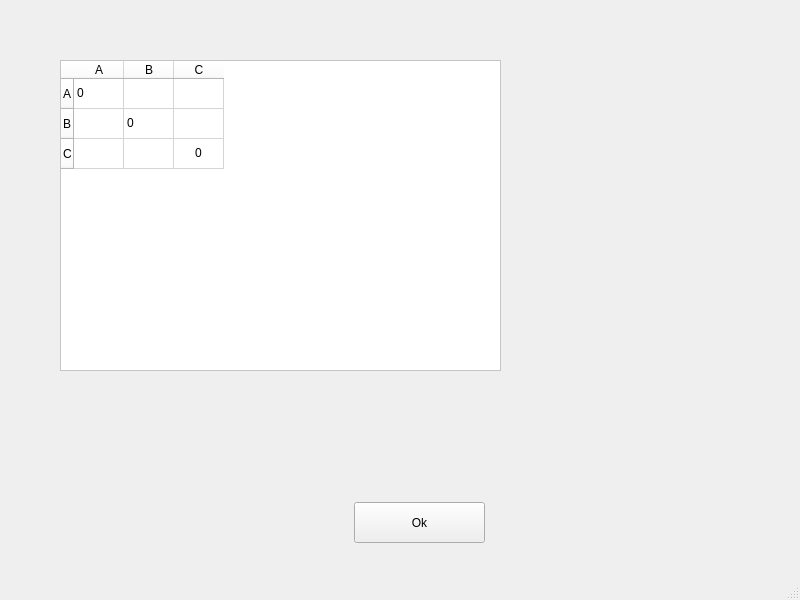
<?xml version="1.0" encoding="UTF-8"?>
<ui version="4.0">
 <class>MainWindow</class>
 <widget class="QMainWindow" name="MainWindow">
  <property name="geometry">
   <rect>
    <x>0</x>
    <y>0</y>
    <width>800</width>
    <height>600</height>
   </rect>
  </property>
  <property name="windowTitle">
   <string>MainWindow</string>
  </property>
  <widget class="QWidget" name="centralwidget">
   <widget class="QTableWidget" name="tableWidget">
    <property name="geometry">
     <rect>
      <x>60</x>
      <y>60</y>
      <width>441</width>
      <height>311</height>
     </rect>
    </property>
    <property name="styleSheet">
     <string notr="true">background-color: rgb(255, 255, 255);</string>
    </property>
    <attribute name="horizontalHeaderDefaultSectionSize">
     <number>50</number>
    </attribute>
    <row>
     <property name="text">
      <string>A</string>
     </property>
    </row>
    <row>
     <property name="text">
      <string>B</string>
     </property>
    </row>
    <row>
     <property name="text">
      <string>C</string>
     </property>
    </row>
    <column>
     <property name="text">
      <string>A</string>
     </property>
    </column>
    <column>
     <property name="text">
      <string>B</string>
     </property>
    </column>
    <column>
     <property name="text">
      <string>C</string>
     </property>
    </column>
    <item row="0" column="0">
     <property name="text">
      <string>0</string>
     </property>
    </item>
    <item row="1" column="1">
     <property name="text">
      <string>0</string>
     </property>
    </item>
    <item row="2" column="2">
     <property name="text">
      <string>0</string>
     </property>
     <property name="textAlignment">
      <set>AlignCenter</set>
     </property>
    </item>
   </widget>
   <widget class="QPushButton" name="makeGraphBtn">
    <property name="geometry">
     <rect>
      <x>354</x>
      <y>502</y>
      <width>131</width>
      <height>41</height>
     </rect>
    </property>
    <property name="text">
     <string>Ok</string>
    </property>
   </widget>
  </widget>
  <widget class="QMenuBar" name="menubar">
   <property name="geometry">
    <rect>
     <x>0</x>
     <y>0</y>
     <width>800</width>
     <height>21</height>
    </rect>
   </property>
  </widget>
  <widget class="QStatusBar" name="statusbar"/>
 </widget>
 <resources/>
 <connections/>
</ui>
